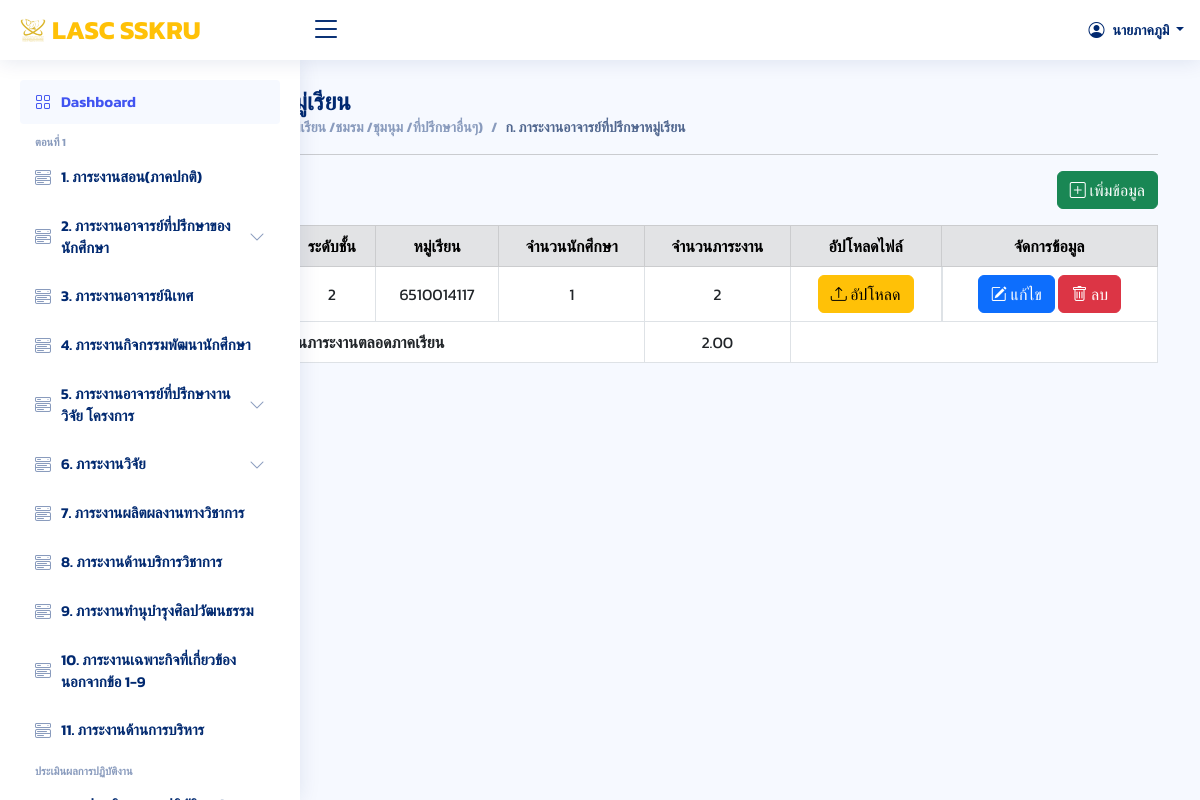
Screenshot of /index.php?page=1_2_a/index_1_2_a (signed in) with the database file from the repository.
### tables this page shows
CREATE TABLE `personal_1_2_a` (
  `userId` varchar(50) NOT NULL,
  `id` int(20) NOT NULL,
  `term` int(1) NOT NULL,
  `year` int(4) NOT NULL,
  `major` varchar(50) NOT NULL,
  `code` varchar(50) NOT NULL,
  `level` varchar(50) NOT NULL,
  `group_study` varchar(50) NOT NULL,
  `amount_student` int(5) NOT NULL,
  `amount_work` float NOT NULL,
  `file` varchar(50) NOT NULL
);

### 1_2_a/index_1_2_a.php (the view, shortened to what this page needs)
<?php
    require_once "config/db.php";
    $stmt = $conn->query("SELECT * FROM `term_year` where id = 1");
    $stmt->execute();
    $term_year = $stmt->fetch();
?>
<div class="container">
    <div class="pagetitle mt-3">
        <h1>ก. ภาระงานอาจารย์ที่ปรึกษาหมู่เรียน</h1>
        <ol class="breadcrumb">
            <li class="breadcrumb-item">2. ภาระงานอาจารย์ที่ปรึกษาของนักศึกษา (ประจำหมู่เรียน /ชมรม /ชุมนุม /ที่ปรึกษาอื่นๆ)</li>
            <li class="breadcrumb-item active">ก. ภาระงานอาจารย์ที่ปรึกษาหมู่เรียน</li>
        </ol>
    </div>
    <hr>
    <div class="d-flex justify-content-end">
        <button class="btn btn-success mb-3" type="button" data-bs-toggle="modal" data-bs-target="#largeModal">
            <div class="icon d-flex">
                <i class="bi bi-plus-square"></i> &nbsp;
                <div class="label">เพิ่มข้อมูล</div>
            </div>
        </button>
    </div>
    <table class="table table-bordered text-center align-middle">
        <thead class="align-middle table-secondary">
            <tr>
                <th scope="col">สาขาวิชา</th>
                <th scope="col">รหัส</th>
                <th scope="col">ระดับชั้น</th>
                <th scope="col">หมู่เรียน</th>
                <th scope="col">จำนวนนักศึกษา</th>
                <th scope="col">จำนวนภาระงาน</th>
                <th scope="col">อัปโหลดไฟล์</th>
                <th scope="col">จัดการข้อมูล</th>
            </tr>
        </thead>
        <tbody>
            <?php
                $userId = $_SESSION['userId'];
                $term =  $term_year['term'];
                $year =  $term_year['year'];
                $stmt = $conn->query("SELECT * FROM personal_1_2_a WHERE userId = '$userId' AND term = '$term' AND year = '$year'");
                $stmt->execute();
                $personal = $stmt->fetchAll();
                $totalAmountWork = 0.00;
                if (!$personal) {
                    echo "<tr><td colspan='8' class='text-center'>ไม่มีข้อมูล</td></tr>";
                } else {
                    foreach ($personal as $per) {
            ?>
                        <tr>
                            <td style="white-space: nowrap;"><?= $per['major']; ?></td>
                            <td><?= $per['code']; ?></td>
                            <td><?= $per['level']; ?></td>
                            <td><?= $per['group_study']; ?></td>
                            <td><?= $per['amount_student']; ?></td>
                            <td><?= $per['amount_work']; ?></td>
                            <?php $totalAmountWork += floatval($per['amount_work']); ?>
                            <?php if ($per['file']) { ?>
                                <td style="white-space: nowrap;">
                                    <a href="uploads/<?= $per['file']; ?>" target="_blank" class="btn btn-secondary">
                                        <div class="icon d-flex">
                                            <i class="bi bi-eye"></i>&nbsp;
                                            <div class="label">ดูไฟล์</div>
                                        </div>
                                    </a>
                                    <a onclick="return confirm('ต้องการลบข้อมูลหรือไม่')" href="?page=1_2_a/index_1_2_a&delete_file=<?= $per['id']; ?>" class="btn btn-danger">
                                        <div class="icon d-flex">
                                            <i class="bi bi-trash"></i>&nbsp;
                                            <div class="label">ลบไฟล์</div>
                                        </div>
                                    </a>
                                </td>
                                <td class="d-flex justify-content-center">
                                    <a href="?page=1_2_a/index_1_2_a&edit=<?= $per['id']; ?>" class="btn btn-primary">
                                        <div class="icon d-flex">
                                            <i class="bi bi-pencil-square"></i>&nbsp;
                                            <div class="label">แก้ไข</div>
                                        </div>
                                    </a>&nbsp;
                                    <a onclick="return confirm('ต้องการลบข้อมูลหรือไม่')" href="?page=1_2_a/index_1_2_a&delete=<?= $per['id']; ?>" class="btn btn-danger">
                                        <div class="icon d-flex">
                                            <i class="bi bi-trash"></i>&nbsp;
                                            <div class="label">ลบ</div>
                                        </div>
                                    </a>
                                </td>
                            <?php } else { ?>
                                <td>
                                    <a style="white-space: nowrap;" href="?page=1_2_a/index_1_2_a&upload=<?= $per['id']; ?>" class="btn btn-warning">
                                        <div class="icon d-flex">
                                            <i class="bi bi-upload"></i>&nbsp;
                                            <div class="label">อัปโหลด</div>
                                        </div>
                                    </a>
                                </td>
                                <td class="d-flex justify-content-center">
                                    <a href="?page=1_2_a/index_1_2_a&edit=<?= $per['id']; ?>" class="btn btn-primary">
                                        <div class="icon d-flex">
                                            <i class="bi bi-pencil-square"></i>&nbsp;
                                            <div class="label">แก้ไข</div>
                                        </div>
                                    </a>&nbsp;
                                    <a onclick="return confirm('ต้องการลบข้อมูลหรือไม่')" href="?page=1_2_a/index_1_2_a&delete=<?= $per['id']; ?>" class="btn btn-danger">
                                        <div class="icon d-flex">
                                            <i class="bi bi-trash"></i>&nbsp;
                                            <div class="label">ลบ</div>
                                        </div>
                                    </a>
                                </td>
                            <?php } ?>
                        </tr>
            <?php } } ?>
                        <tr>
                            <th scope="row" colspan="5">รวมจำนวนภาระงานตลอดภาคเรียน</th>
                            <td scope="row"><?= number_format($totalAmountWork, 2); ?></td>
                            <td colspan="2"></td>
                        </tr>
        </tbody>
    </table>
</div>

### assets/css/style.css (style rules this page uses)
:root { scroll-behavior: smooth; }
body { font-family: 'Kanit', sans-serif; background: #f6f9ff; color: #444444; }
a { color: #4154f1; text-decoration: none; }
h1, h2, h3, h4, h5, h6 { font-family: 'Kanit', sans-serif; }
.pagetitle { margin-bottom: 10px; }
.pagetitle h1 { font-size: 24px; margin-bottom: 0; font-weight: 600; color: #012970; }
.breadcrumb { font-size: 14px; font-family: 'Kanit', sans-serif; color: #899bbd; font-weight: 600; }
.breadcrumb .breadcrumb-item::before { color: #899bbd; }
.breadcrumb .active { color: #51678f; font-weight: 600; }

### rows the page displays
personal_1_2_a: level "2", group_study "6510014117", amount_student "1", amount_work "2"

### other values shown
$nametitle "นาย"
$firstname "ภาคภูมิ"
$totalAmountWork "2.00"
